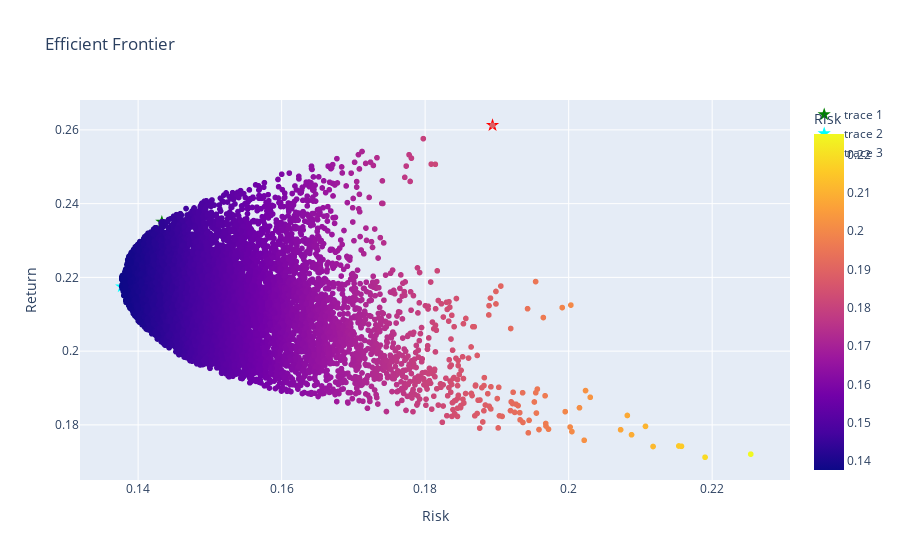

This figure's notebook cell:
### Code cell
fig = px.scatter(efficient_frontier_data, x='Risk', y='Return', title='Efficient Frontier', color='Risk')
addMarker(fig, max_sharpe['Risk'], max_sharpe['Return'], 'Green')
addMarker(fig, min_risk['Risk'], min_risk['Return'], 'Cyan')
addMarker(fig, max_return['Risk'], max_return['Return'], 'Red')
fig.show()

### Figure 1 — Plotly figure (JSON) as saved in the notebook; plotly's stock layout.template omitted (floating-point values rounded to 4 significant figures; data arrays with more than 128 entries replaced by an {"elided": "..."} marker saying what was removed)
{"data": [{"hovertemplate": "Risk=%{marker.color}<br>Return=%{y}<extra></extra>", "legendgroup": "", "marker": {"color": {"elided": "10000 float values"}, "coloraxis": "coloraxis", "symbol": "circle"}, "mode": "markers", "name": "", "showlegend": false, "type": "scattergl", "x": {"elided": "10000 float values"}, "xaxis": "x", "y": {"elided": "10000 float values"}, "yaxis": "y"}, {"marker": {"color": "Green", "size": 10, "symbol": "star"}, "mode": "markers", "type": "scatter", "x": [0.1433], "y": [0.235]}, {"marker": {"color": "Cyan", "size": 10, "symbol": "star"}, "mode": "markers", "type": "scatter", "x": [0.1377], "y": [0.2175]}, {"marker": {"color": "Red", "size": 10, "symbol": "star"}, "mode": "markers", "type": "scatter", "x": [0.1894], "y": [0.2613]}], "layout": {"coloraxis": {"colorbar": {"title": {"text": "Risk"}}, "colorscale": [[0, "#0d0887"], [0.1111, "#46039f"], [0.2222, "#7201a8"], [0.3333, "#9c179e"], [0.4444, "#bd3786"], [0.5556, "#d8576b"], [0.6667, "#ed7953"], [0.7778, "#fb9f3a"], [0.8889, "#fdca26"], [1, "#f0f921"]]}, "legend": {"tracegroupgap": 0}, "title": {"text": "Efficient Frontier"}, "xaxis": {"anchor": "y", "domain": [0, 1], "title": {"text": "Risk"}}, "yaxis": {"anchor": "x", "domain": [0, 1], "title": {"text": "Return"}}}}
